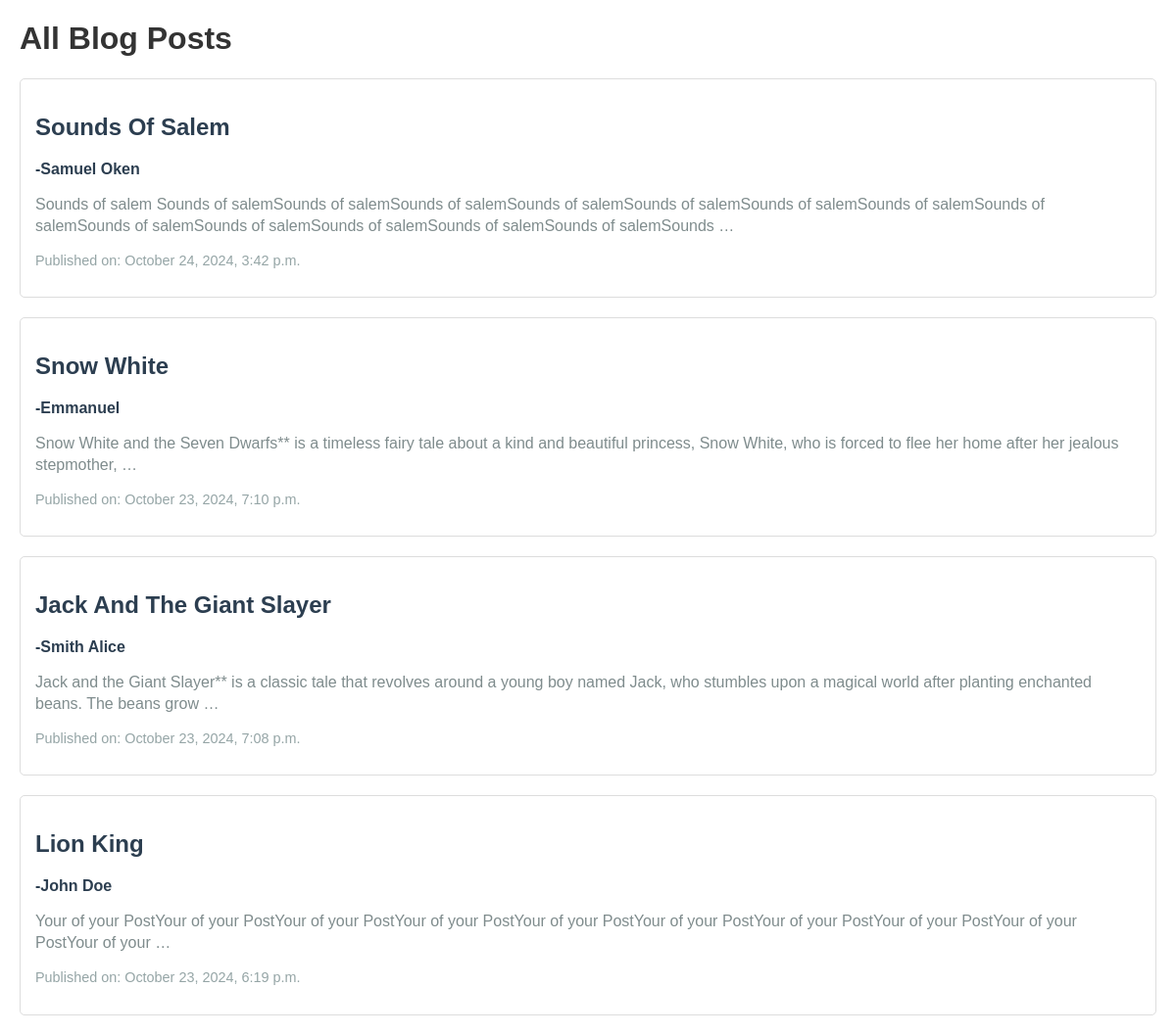
The page / on the database its author committed.
### posts/models.py (models this page shows)
class Blog_post(models.Model):
    author = models.CharField(max_length=255, default="Your name here")
    title = models.CharField(max_length=255,default="Title of your Post")
    blog_content = models.TextField(max_length=10000, default="Your of your Post")
    time = models.DateTimeField(auto_now_add=True)

### posts/views.py (the view)
# urls.py: path('', views.index, name='index'),
def index(request):
    post = Blog_post.objects.all().order_by('-time')
    return render(request, 'index.html', {'post':post})

### templates/index.html (shortened to what this page needs)
<!DOCTYPE html>
<html lang="en">
<head>
</head>
<body>
    <h1>All Blog Posts</h1>
    {% if post %}
        {% for post in post %}
            <div class="post">
                <a href="{% url 'allposts' post.id %}">
                    <h2 class="post-title">{{ post.title }}</h2>
                    <b class="post-author">-{{post.author}}</b>
                    <p class="post-content">{{ post.blog_content|truncatewords:30}}</p>
                    <p class="post-date">Published on: {{ post.time|date:"F j, Y, g:i a" }}</p>
                </a>
            </div>
        {% endfor %}
    {% else %}
        <p>No blog posts available.</p>
    {% endif %}
</body>
</html>

### templates/index.html (style rules this page uses)
body { font-family: Arial, sans-serif; margin: 20px; }
h1 { color: #333; }
.post { margin-bottom: 20px; padding: 15px; border: 1px solid #ddd; border-radius: 5px; }
.post-title { font-size: 1.5em; text-transform: capitalize; color: #2c3e50; }
.post-content { color: #7f8c8d; line-height: 22px; }
.post-date { font-size: 0.9em; color: #95a5a6; }
.post-author { font-size: 1em; color: #2c3e50; text-transform: capitalize; }
a { text-decoration: none; }

### rows shown on the page
Blog_post: title "Sounds Of Salem", author "Samuel Oken", blog_content "Sounds of salem Sounds of salemSounds of salemSounds of salemSounds of salemSounds of salemSounds of salemSounds of salemSounds of salemSounds of salemSounds of salemSounds of salemSounds of salemSounds of salemSounds …", time "October 24, 2024, 3:42 p.m."
Blog_post: title "Snow White", author "Emmanuel", blog_content "Snow White and the Seven Dwarfs** is a timeless fairy tale about a kind and beautiful princess, Snow White, who is forced to flee her home after her jealous stepmother, …", time "October 23, 2024, 7:10 p.m."
Blog_post: title "Jack And The Giant Slayer", author "Smith Alice", blog_content "Jack and the Giant Slayer** is a classic tale that revolves around a young boy named Jack, who stumbles upon a magical world after planting enchanted beans. The beans grow …", time "October 23, 2024, 7:08 p.m."
Blog_post: title "Lion King", author "John Doe", blog_content "Your of your PostYour of your PostYour of your PostYour of your PostYour of your PostYour of your PostYour of your PostYour of your PostYour of your PostYour of your …", time "October 23, 2024, 6:19 p.m."
